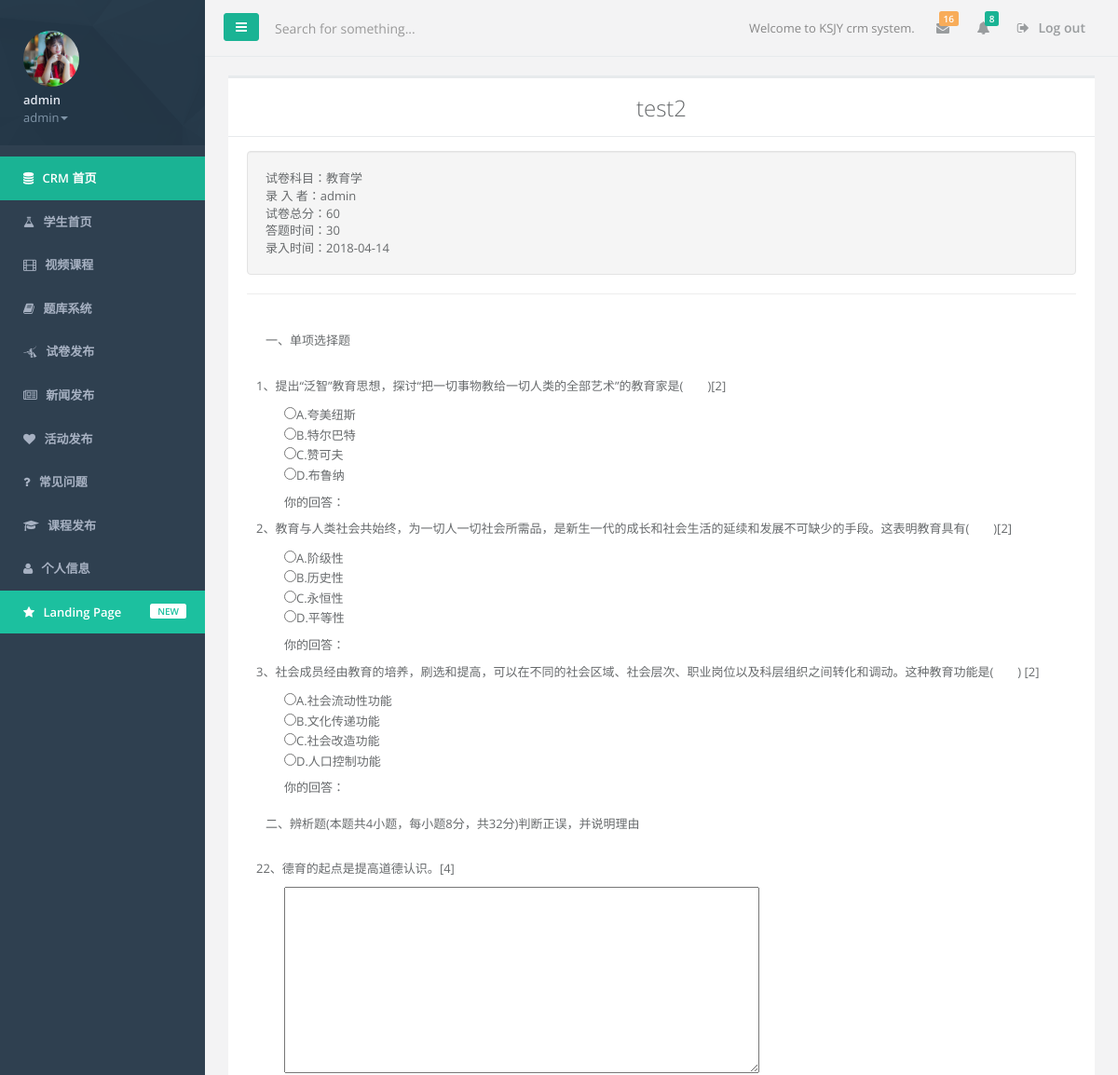
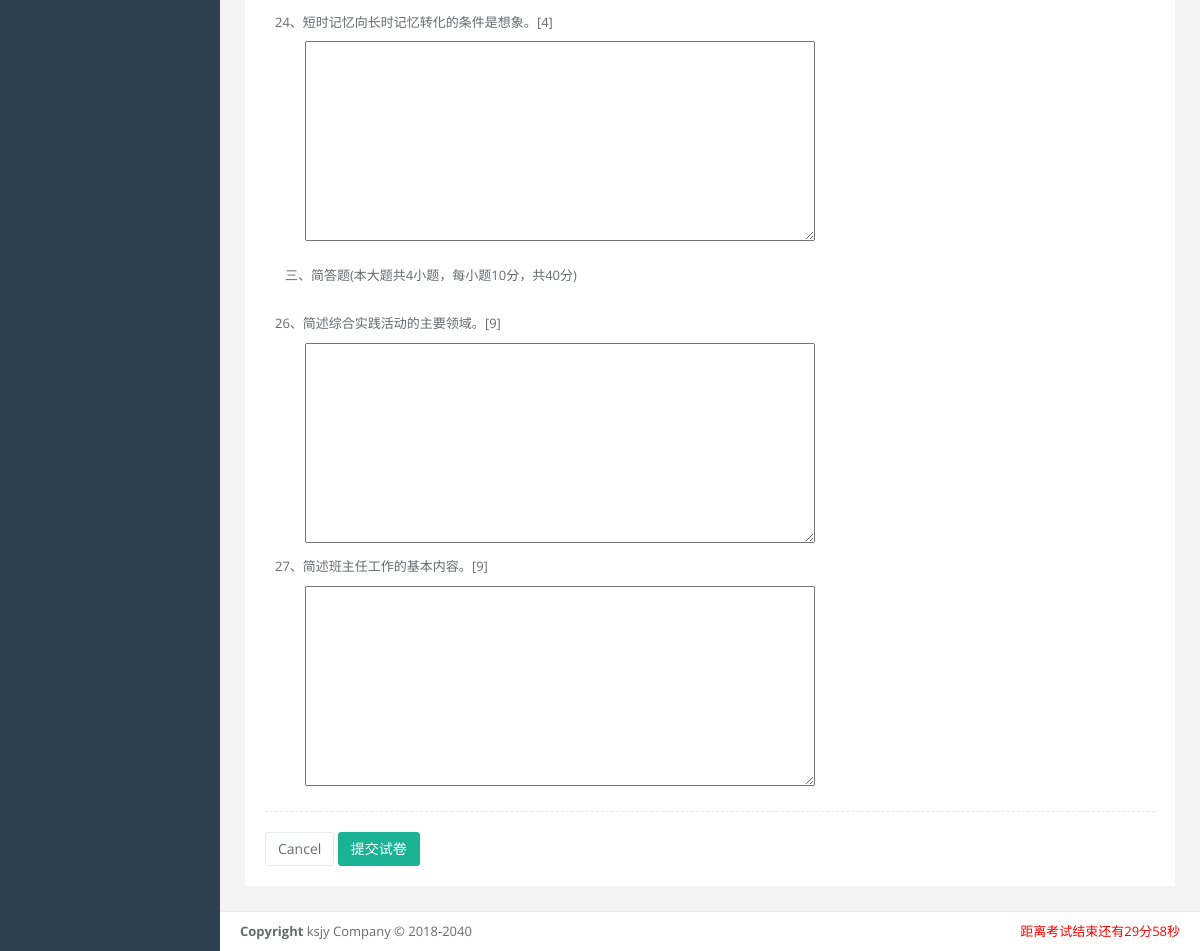
The app's page /ts/test_paper/6/ (signed in) with its own data (2 pictures, top to bottom).
### ks_crm/models.py (models this page shows, shortened)
class UserProfile(AbstractBaseUser,PermissionsMixin):
    email = models.EmailField(
        verbose_name='email address',
        max_length=255,
        unique=True
    )
    password = models.CharField(_('password'),max_length=128,help_text=mark_safe('''<a href='password/'>修改密码</a>'''))
    name = models.CharField(max_length=32)
    role = models.ForeignKey("Role",blank=True,null=True)
    is_active = models.BooleanField(default=True)
    is_admin = models.BooleanField(default=False)
    signature = models.CharField(max_length=255, blank=True, null=True)
    head_img = models.ImageField( blank=True, null=True)
    phone = models.CharField(max_length=32, blank=True, null=True)
    address = models.CharField(max_length=255, blank=True, null=True)
    hobbies = models.CharField(max_length=255, blank=True, null=True)
    course = models.ManyToManyField("Course", blank=True)
    friends = models.ManyToManyField("self", blank=True)
    objects = UserProfileManager()
    USERNAME_FIELD = 'email'
    REQUIRED_FIELDS = ['name']
    def __str__(self):              # __unicode__ on Python 2
        return str(self.name)

class Role(models.Model):
    name = models.CharField(max_length=32,unique=True)
    menus = models.ManyToManyField("Menu",blank=True)
    class Meta:
        verbose_name = "角色"
        verbose_name_plural = "角色"

class Menu(models.Model):
    name = models.CharField(max_length=32)
    url_name = models.CharField(max_length=64)
    url_type_choices = ((0, 'alias'), (1, 'absolute_url'))
    url_type = models.SmallIntegerField(choices=url_type_choices, default=0)
    icon = models.CharField(max_length=32,default="fa-flask")
    class Meta:
        verbose_name = "菜单"
        verbose_name_plural = "菜单"

### testing_system/models.py (models this page shows, shortened)
class TestPaper(models.Model):
    paper_topic = models.CharField(max_length=64)
    recorded = models.ForeignKey("ks_crm.UserProfile")
    total_score = models.IntegerField()
    quiz_time = models.IntegerField()
    enabled = models.BooleanField()
    recorded_date = models.DateTimeField(auto_now_add=True)
    paper_type = models.ForeignKey("PaperType")
    memo = models.TextField(blank=True, null=True)
    class Meta:
        verbose_name = "试卷"
        verbose_name_plural = "试卷"

class PaperType(models.Model):
    type_name = models.CharField(max_length=32)
    def __str__(self):
        return self.type_name
    class Meta:
        verbose_name = "试卷科目"
        verbose_name_plural = "试卷科目"

class PaperStruct(models.Model):
    paper_id = models.ForeignKey("TestPaper")
    big_title = models.CharField(max_length=64)
    ps_index = models.SmallIntegerField()
    question_type = models.ForeignKey("QuestionType",default=1)
    class Meta:
        verbose_name = "试卷结构"
        verbose_name_plural = "试卷结构"

class QuestionLib(models.Model):
    ps_id = models.ForeignKey("PaperStruct")
    question_index = models.SmallIntegerField()
    question = models.TextField()
    choices = models.CharField(max_length=255,null=True,blank=True)
    answer = models.TextField()
    question_score = models.SmallIntegerField()
    class Meta:
        verbose_name = "题库"
        verbose_name_plural = "题库"

### testing_system/views.py (the view)
# urls.py: url(r'^test_paper/(\d+)/$', views.test_paper),
def test_paper(request,paper_id):
    paper_obj = TestPaper.objects.filter(id=paper_id)[0]
    question_dict = tp_handler(paper_id)
    return render(request,'testing_system/test_paper.html',{'paper_obj':paper_obj,'question_dict':question_dict})

### testing_system/views.py (called while the page is built)
def tp_handler(paper_id):
    paper_struct = PaperStruct.objects.filter(paper_id=paper_id).order_by('ps_index')
    question_dict = {}
    for ps in paper_struct:
        question_dict[ps.big_title] = QuestionLib.objects.filter(ps_id=ps.id).order_by('question_index')
    return question_dict

### templates/testing_system/test_paper.html (shortened to what this page needs)
{% extends 'crm_base.html' %}
{% load ts_tags %}
{% block page-contianer %}
<div class="wrapper wrapper-content animated fadeIn">
     <div class="ibox">
        <div class="ibox-title text-center">
            <h2>{{ paper_obj.paper_topic }}</h2>
        </div>
          <div class="ibox-content">
            <div class="tp-info well">
                <div class="info">试卷科目：{{ paper_obj.paper_type }}</div>
                <div class="info">录 入 者：{{ paper_obj.recorded }}</div>
                <div class="info">试卷总分：{{ paper_obj.total_score }}</div>
                <div class="info">答题时间：{{ paper_obj.quiz_time }}</div>
                <div class="info">录入时间：{{ paper_obj.recorded_date |date:"Y-m-d"}}</div>
            </div>
            <hr>
            {% for title,questions in question_dict.items %}
                  <div class="question-title" style="padding: 20px;">{{ title }}</div>
                        {% for question in questions %}
                          <div class="question">
                            <div class="sub-question-title" style="padding: 10px">{{ question.question }}[{{ question.question_score }}]</div>
                              {% if question.ps_id.question_type.id <= 3  %}
                                {% render_question_choice question %}
                              {% else %}
                                <div class="question-text-box" style='margin-left: 40px'>
                                    <textarea style='width: 60%;min-height: 200px' class="my-answer" id="{{ question.ps_id.ps_index }}-{{ question.question_index }}-{{ question.id }}"></textarea>
                                </div>
                              {% endif %}
                          </div>
                        {% endfor %}
            {% endfor %}
          <div class="hr-line-dashed"></div>
                 <button class="btn btn-white" type="button">Cancel</button>
                 <button class="btn btn-primary " onclick="submmit_test()" type="button">提交试卷</button>
        </div>
     </div>
</div>
{% endblock %}

### templates/crm_base.html (shortened to what this page needs)
<!DOCTYPE html>
<html>
<head>
    <link href="/static/bootstrap/css/bootstrap.min.css" rel="stylesheet">
    <link href="/static/bootstrap/font-awesome/css/font-awesome.min.css" rel="stylesheet">
    <link href="/static/bootstrap/css/animate.css" rel="stylesheet">
    <link href="/static/bootstrap/css/style.css" rel="stylesheet">
    <link href="/static/bootstrap/css/plugins/footable/footable.core.css" rel="stylesheet">
</head>
<body>
    <div id="wrapper">
    <nav class="navbar-default navbar-static-side" role="navigation">
        <div class="sidebar-collapse">
            <ul class="nav metismenu" id="side-menu">
                <li class="nav-header">
                    <div class="dropdown profile-element">
                        {% if request.user.head_img %}
                            <span>
                                <img alt="image" class="img-circle" src="{{ request.user.head_img}}" style="max-width: 60px;max-height:60px"/>
                             </span>
                        {% endif %}
                        <a data-toggle="dropdown" class="dropdown-toggle" href="#">
                            <span class="clear"> <span class="block m-t-xs"> <strong class="font-bold">{{ request.user.name }}</strong>
                             </span> <span class="text-muted text-xs block">{{ request.user.role.name }}<b class="caret"></b></span> </span> </a>
                    </div>
                </li>
                {% block sidebar-contianer %}
                  <ul class="nav nav-sidebar">
                      <li class="special_link">
                        <a href="/crm/"><i class="fa fa-database"></i> <span class="nav-label">CRM 首页</span></a>
                      </li>
                    {% for menu in request.user.role.menus.all %}
                        <li>
                            <a href="{% if menu.url_type == 0 %}{%  url  menu.url_name %}{% else %}{{ menu.url_name }}{% endif %}"><i class="fa {{ menu.icon }}"></i> <span class="nav-label">{{ menu.name }}</span></a>
                        </li>
                    {% endfor %}
                </ul>
                {% endblock %}
                <li class="landing_link">
                    <a target="_blank" href="/"><i class="fa fa-star"></i> <span class="nav-label">Landing Page</span> <span class="label label-warning pull-right">NEW</span></a>
                </li>
            </ul>
        </div>
    </nav>
        <div id="page-wrapper" class="gray-bg">
        <div class="row border-bottom">
        <nav class="navbar navbar-static-top" role="navigation" style="margin-bottom: 0">
        <div class="navbar-header">
            <a class="navbar-minimalize minimalize-styl-2 btn btn-primary " href="#"><i class="fa fa-bars"></i> </a>
            <form role="search" class="navbar-form-custom" action="#">
                <div class="form-group">
                    <input type="text" placeholder="Search for something..." class="form-control" name="top-search" id="top-search">
                </div>
            </form>
        </div>
            <ul class="nav navbar-top-links navbar-right">
                <li>
                    <span class="m-r-sm text-muted welcome-message">Welcome to KSJY crm system.</span>
                </li>
                <li class="dropdown">
                    <a class="dropdown-toggle count-info" data-toggle="dropdown" href="#">
                        <i class="fa fa-envelope"></i>  <span class="label label-warning">16</span>
                    </a>
                </li>
                <li class="dropdown">
                    <a class="dropdown-toggle count-info" data-toggle="dropdown" href="#">
                        <i class="fa fa-bell"></i>  <span class="label label-primary">8</span>
                    </a>
                </li>
                <li>
                    <a href="{% url 'acc_logout' %}">
                        <i class="fa fa-sign-out"></i> Log out
                    </a>
                </li>
            </ul>
        </nav>
        </div>
{% block page-contianer %}{% endblock %}
            <div class="footer">
                <div class="pull-right">
                </div>
                <div>
                    <strong>Copyright</strong> ksjy Company &copy; 2018-2040
                </div>
            </div>
        </div>
        </div>
</body>
</html>

### records on screen
UserProfile: user.head_img (picture), user.name "admin", user.role.name "admin"
Menu: name "学生首页"
Menu: name "视频课程"
Menu: name "题库系统"
Menu: name "试卷发布"
Menu: name "新闻发布"
Menu: name "活动发布"
Menu: name "常见问题"
Menu: name "课程发布"
Menu: name "个人信息"
TestPaper: paper_topic "test2", paper_type "教育学", recorded "admin", total_score "60", quiz_time "30", recorded_date "2018-04-14"
PaperStruct: question_dict "一、单项选择题"
QuestionLib: question "1、提出“泛智”教育思想，探讨“把一切事物教给一切人类的全部艺术”的教育家是( )", question_score "2"
QuestionLib: question "2、教育与人类社会共始终，为一切人一切社会所需品，是新生一代的成长和社会生活的延续和发展不可缺少的手段。这表明教育具有( )", question_score "2"
QuestionLib: question "3、社会成员经由教育的培养，刷选和提高，可以在不同的社会区域、社会层次、职业岗位以及科层组织之间转化和调动。这种教育功能是( )", question_score "2"
PaperStruct: question_dict "二、辨析题(本题共4小题，每小题8分，共32分)判断正误，并说明理由"
QuestionLib: question "22、德育的起点是提高道德认识。", question_score "4"
QuestionLib: question "24、短时记忆向长时记忆转化的条件是想象。", question_score "4"
PaperStruct: question_dict "三、简答题(本大题共4小题，每小题10分，共40分)"
QuestionLib: question "26、简述综合实践活动的主要领域。", question_score "9"
QuestionLib: question "27、简述班主任工作的基本内容。", question_score "9"
